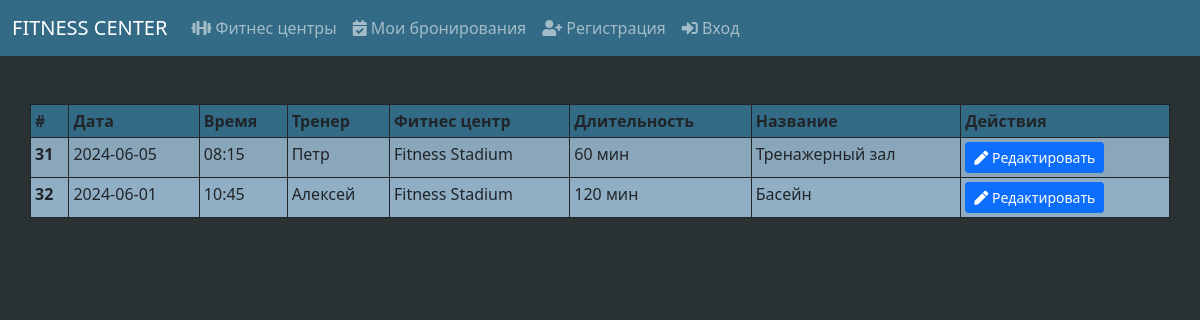
The app's page /user/reservations (signed in) with its own data.
### Project_utils/models.py (models this page shows, shortened)
class Reservation(Base):
    __tablename__ = 'reservations'
    id = Column(Integer, primary_key=True, autoincrement=True, unique=True)
    user_id = Column(Integer, ForeignKey('users.id'), nullable=False)
    service_id = Column(Integer, ForeignKey('services.id'), nullable=False)
    trainer_id = Column(Integer, ForeignKey('trainers.id'), nullable=False)
    date = Column(String(50), nullable=False)
    time = Column(String(50), nullable=False)
    user = relationship("User", back_populates="reservations")
    service = relationship("Service")
    trainer = relationship("Trainer")

class Trainer(Base):
    __tablename__ = 'trainers'
    id = Column(Integer, primary_key=True, autoincrement=True, unique=True)
    name = Column(String(50), nullable=False)
    fitness_center_id = Column(Integer, ForeignKey('fitness_centers.id'), nullable=False)
    age = Column(Integer, nullable=False)
    gender = Column(String(50), nullable=False)
    fitness_center = relationship("FitnessCenter", back_populates="trainers")
    reviews = relationship("Review", back_populates="trainer")
    services = relationship("TrainerServices", back_populates="trainer")

class FitnessCenter(Base):
    __tablename__ = 'fitness_centers'
    id = Column(Integer, primary_key=True, autoincrement=True, unique=True)
    name = Column(String(50), nullable=False, unique=True)
    address = Column(String(50), nullable=False)
    contacts = Column(String(50), nullable=False)
    trainers = relationship("Trainer", back_populates="fitness_center")
    services = relationship("FitnessService", back_populates="fitness_center")

class Service(Base):
    __tablename__ = 'services'
    id = Column(Integer, primary_key=True, autoincrement=True, unique=True)
    name = Column(String(50), nullable=False)
    duration = Column(Integer, nullable=False)
    description = Column(String(250), nullable=False)
    price = Column(Integer, nullable=False)
    max_attendees = Column(Integer, nullable=False)

### app.py (the view, shortened to what this page needs)
@app.route('/user/reservations', methods=['GET', 'POST'])
@login_required
def get_reservations_page():
    user = session.get('user')
    if request.method == 'GET':
        reservations = Project_utils.db_session.query(Reservation).join(Service,
                                                                        Reservation.service_id == Service.id).join(
            Trainer,
            Reservation.trainer_id == Trainer.id).join(
            FitnessCenter, Trainer.fitness_center_id == FitnessCenter.id).filter(
            Reservation.user_id == user['id']).all()
        return render_template('reservations.html', title='Мои бронирования', reservations=reservations)

### app.py (called while the page is built)
def login_required(func):
    @wraps(func)
    def wrapper(*args, **kwargs):
        if 'user' not in session:
            return redirect('/login')
        return func(*args, **kwargs)
    return wrapper

### templates/reservations.html
{% extends "base.html" %}
{% block body %}
<div class="container">
        <div class="row">
            <table class="table table-striped table-bordered border-dark table-sm" style="background: #90afc4">
            <thead style="background: #336b86">
            <tr>
                <th scope="col">#</th>
                <th scope="col">Дата</th>
                <th scope="col">Время</th>
                <th scope="col">Тренер</th>
                <th scope="col">Фитнес центр</th>
                <th scope="col">Длительность</th>
                <th scope="col">Название</th>
                <th scope="col">Действия</th>
            </tr>
            </thead>
            <tbody>
            {% for reservation in reservations %}
                <tr>
                    <th scope="row">{{ reservation.id }}</th>
                    <td>{{ reservation.date }}</td>
                    <td>{{ reservation.time }}</td>
                    <td>{{ reservation.trainer.name }}</td>
                    <td>{{ reservation.trainer.fitness_center.name }}</td>
                    <td>{{ reservation.service.duration }} мин</td>
                    <td>{{ reservation.service.name }}</td>
                    <td>
                        <a class="btn btn-primary btn-sm" href="/user/reservations/{{ reservation.id }}">
                            <span class="icon"><i class="fas fa-pen"></i></span>
                            <span>Редактировать</span>
                        </a>
                    </td>
                </tr>
            {% endfor %}
            </tbody>
        </table>
        </div>
    </div>
{% endblock %}

### templates/base.html (shortened to what this page needs)
<!DOCTYPE html>
<html lang="en">
<head>
    <link href="https://cdn.jsdelivr.net/npm/bootstrap@5.0.2/dist/css/bootstrap.min.css" rel="stylesheet"
>
    <link rel="stylesheet" href="https://use.fontawesome.com/releases/v5.15.3/css/all.css"
>
</head>
<body style="background: #2a3132">
<header class="mb-5">
    <nav class="navbar navbar-expand-lg navbar-dark" style="background: #336b86">
        <div class="container-fluid">
            <a class="navbar-brand" href="/">FITNESS CENTER</a>
            <div class="collapse navbar-collapse" id="navbarNav">
                <ul class="navbar-nav">
                    <li class="nav-item">
                        <a class="nav-link" href="/fitness_centers">
                            <span><i class="fas fa-dumbbell"></i></span>
                            <span>Фитнес центры</span>
                        </a>
                    </li>
                    <li class="nav-item">
                        <a class="nav-link" href="/user/reservations">
                            <span><i class="fas fa-calendar-check"></i></span>
                            <span>Мои бронирования</span>
                        </a>
                    </li>
                    <li class="nav-item">
                        <a class="nav-link" href="/register">
                            <span><i class="fas fa-user-plus"></i></span>
                            <span>Регистрация</span>
                        </a>
                    </li>
                    <li class="nav-item">
                        <a class="nav-link" href="/login">
                            <span><i class="fas fa-sign-in-alt"></i></span>
                            <span>Вход</span>
                        </a>
                    </li>
                </ul>
            </div>
        </div>
    </nav>
</header>
<main>
    {% block body %}{% endblock %}
</main>
</body>
</html>

### records on screen
Reservation: id "31", date "2024-06-05", time "08:15", trainer.name "Петр", trainer.fitness_center.name "Fitness Stadium", service.duration "60", service.name "Тренажерный зал"
Reservation: id "32", date "2024-06-01", time "10:45", trainer.name "Алексей", trainer.fitness_center.name "Fitness Stadium", service.duration "120", service.name "Басейн"
